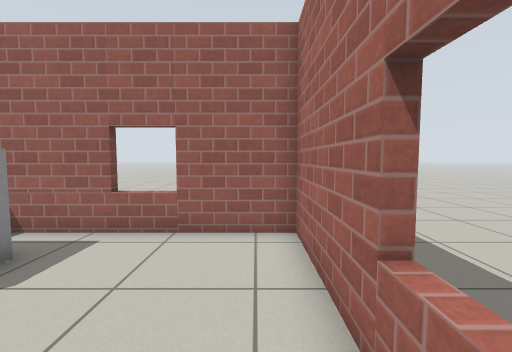
View 1 (above)

18 first-person views from a walk through a world built for the Gazebo simulator. The camera is 0.92 m above the floor, tilts 4° down and sees 90° across. The floor is counted in squares, 0.5 m on a side. Each view is taken from the middle of a square. On the plan, view 1 faces up. The plan holds only what a view shows up to about 15 squares ahead; the rest is blank. The robots in the file are not drawn. Gazebo's built-in surfaces are drawn with simple patterns.

View 2
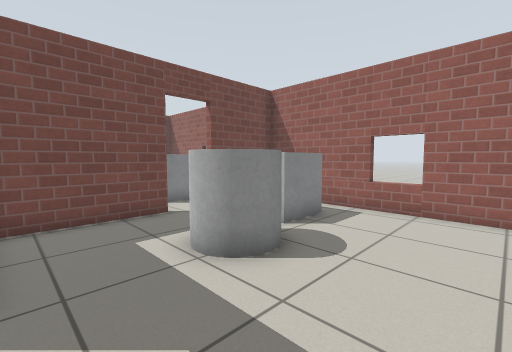

View 3
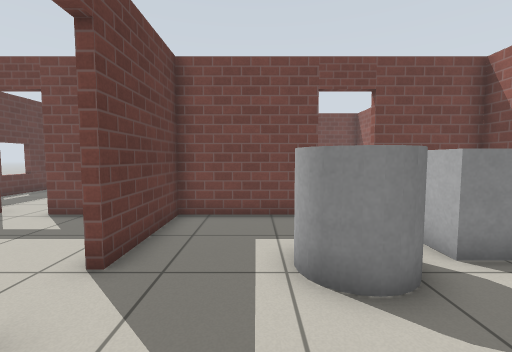

View 4
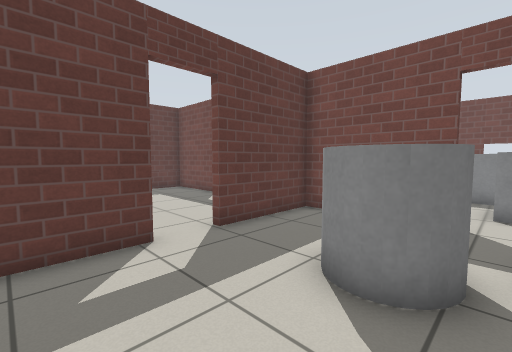

View 5
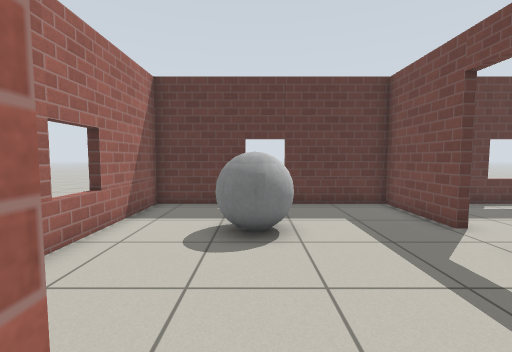

View 6
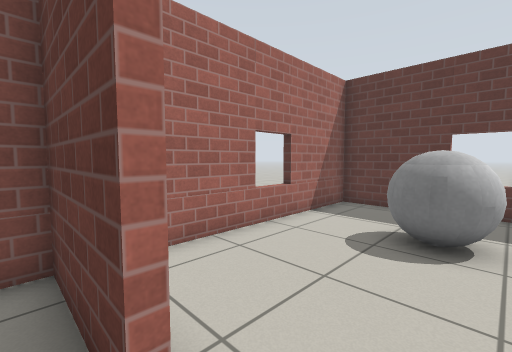

View 7
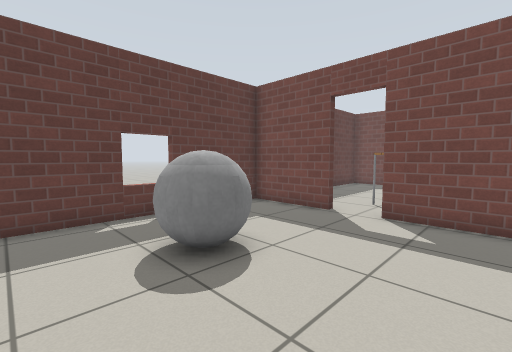

View 8
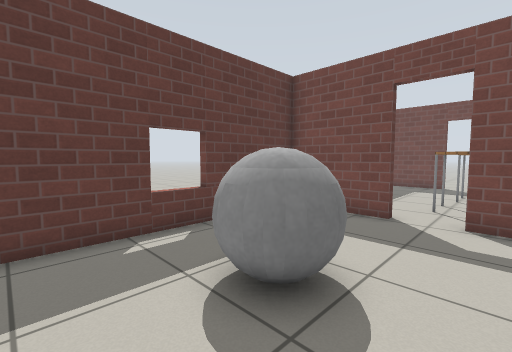

View 9
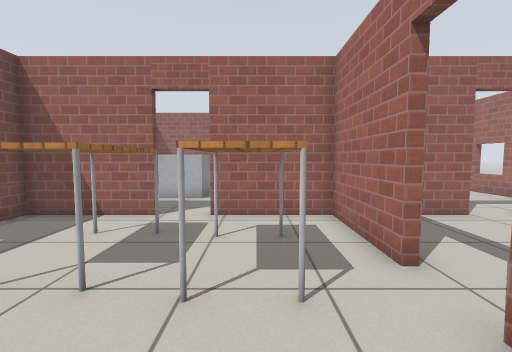

View 10
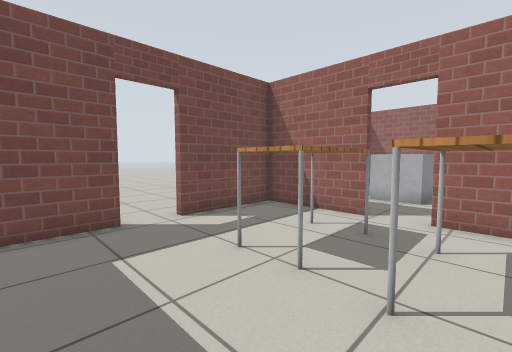

View 11
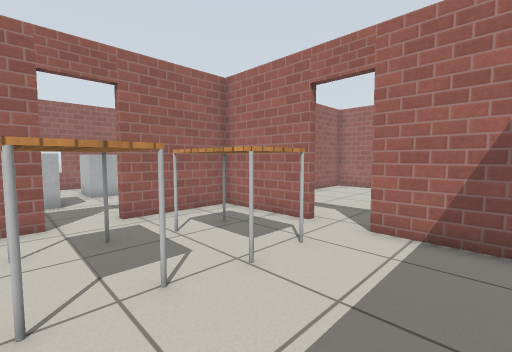

View 12
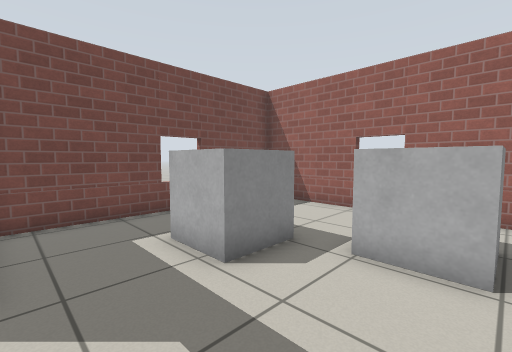

View 13
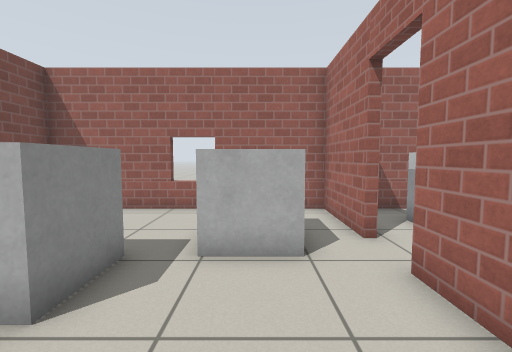

View 14
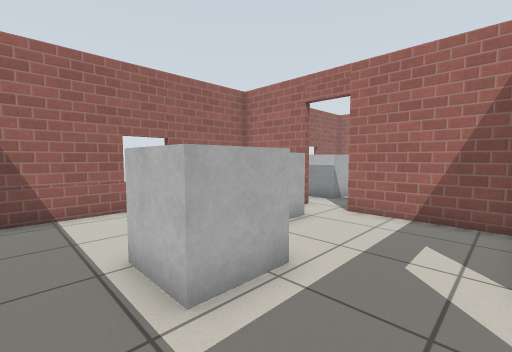

View 15
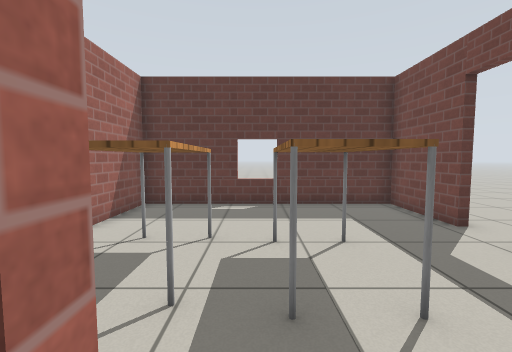

View 16
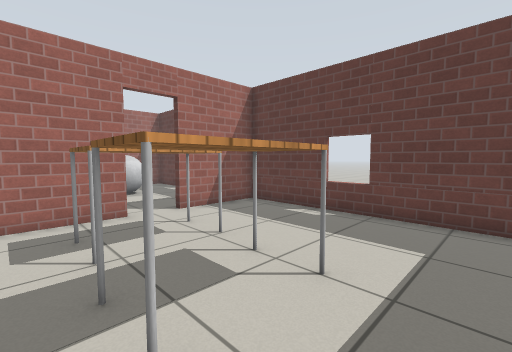

View 17
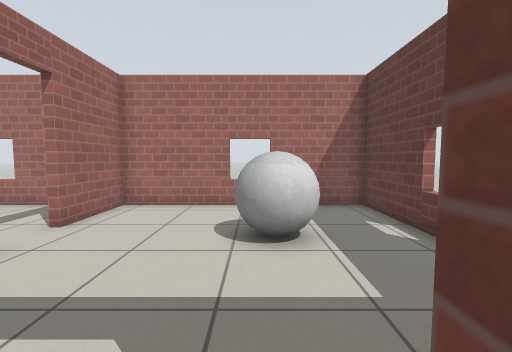

View 18
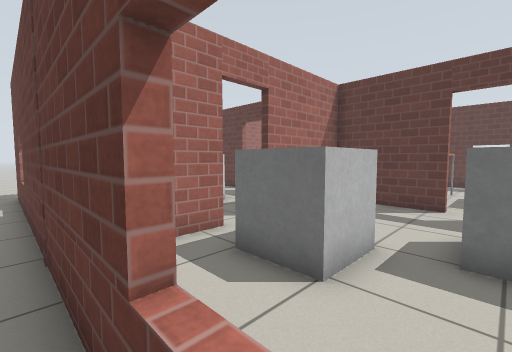

### Floor plan
Ten units are one square. View 1 is at (0, 0); x grows to the right and y downward. Boxes are objects, and circles mark ways between rooms. Rooms are numbered by the first view taken in them; rooms with no view inside come last. Other rooms are left out.
<svg viewBox="-205 -75 222 212">
<path fill="none" stroke="#000" d="M-82 -10 -82 35 -40 35M-24 35 10 35 10 29M10 9 10 -62 -82 -62 -82 -28M-40 38 -56 38M-82 96 -82 132 10 132 10 38 -24 38M-82 49 -82 78M-143 38 -184 38 -184 80M-85 78 -85 38 -125 38M-184 98 -184 132 -85 132 -85 96M-125 35 -85 35 -85 -10M-85 -28 -85 -62 -184 -62 -184 31M-130 -65 12 -65"/>
<rect x="-65" y="-45" width="20" height="20" fill="#bbb"><title>grey box</title></rect>
<rect x="-55" y="-15" width="20" height="20" fill="#bbb"><title>grey cylinder</title></rect>
<rect x="-45" y="85" width="30" height="20" fill="#bbb"><title>grey ball</title></rect>
<rect x="-155" y="55" width="20" height="30" fill="#bbb"><title>table</title></rect>
<rect x="-125" y="55" width="20" height="40" fill="#bbb"><title>table</title></rect>
<rect x="-155" y="-15" width="20" height="20" fill="#bbb"><title>grey box</title></rect>
<rect x="-125" y="-35" width="30" height="20" fill="#bbb"><title>grey box</title></rect>
<circle cx="-35" cy="40" r="3" fill="#2a7"/>
<circle cx="-80" cy="-15" r="3" fill="#2a7"/>
<circle cx="-80" cy="85" r="3" fill="#2a7"/>
<circle cx="-135" cy="40" r="3" fill="#2a7"/>
<circle cx="-187" cy="87" r="3" fill="#2a7"/>
<text x="-40" y="-10">1</text>
<text x="-40" y="80">2</text>
<text x="-130" y="80">3</text>
<text x="-130" y="-10">4</text>
<text x="-100" y="-70">5</text>
</svg>
Room 1 opens to room 2. Room 1 opens to room 4. Room 2 opens to room 3. Room 3 opens to room 4. Room 3 opens to room 5.

Where each view was taken, in squares from view 1:
view 1: 0 up, 0 right, facing up
view 2: 3 down, 0 right, facing up-left
view 3: 1 down, 0 right, facing left
view 4: 2 up, 0 right, facing down-left
view 5: 3 down, 3 left, facing down
view 6: 3 down, 4 left, facing down-right
view 7: 5 down, 0 right, facing down-left
view 8: 7 down, 0 right, facing down-left
view 9: 12 down, 11 left, facing up
view 10: 12 down, 11 left, facing up-left
view 11: 12 down, 15 left, facing up-right
view 12: 3 down, 10 left, facing up-left
view 13: 3 down, 11 left, facing up
view 14: 3 down, 17 left, facing up-right
view 15: 3 down, 13 left, facing down
view 16: 5 down, 17 left, facing down-right
view 17: 9 down, 9 left, facing right
view 18: 7 up, 14 left, facing down-right
